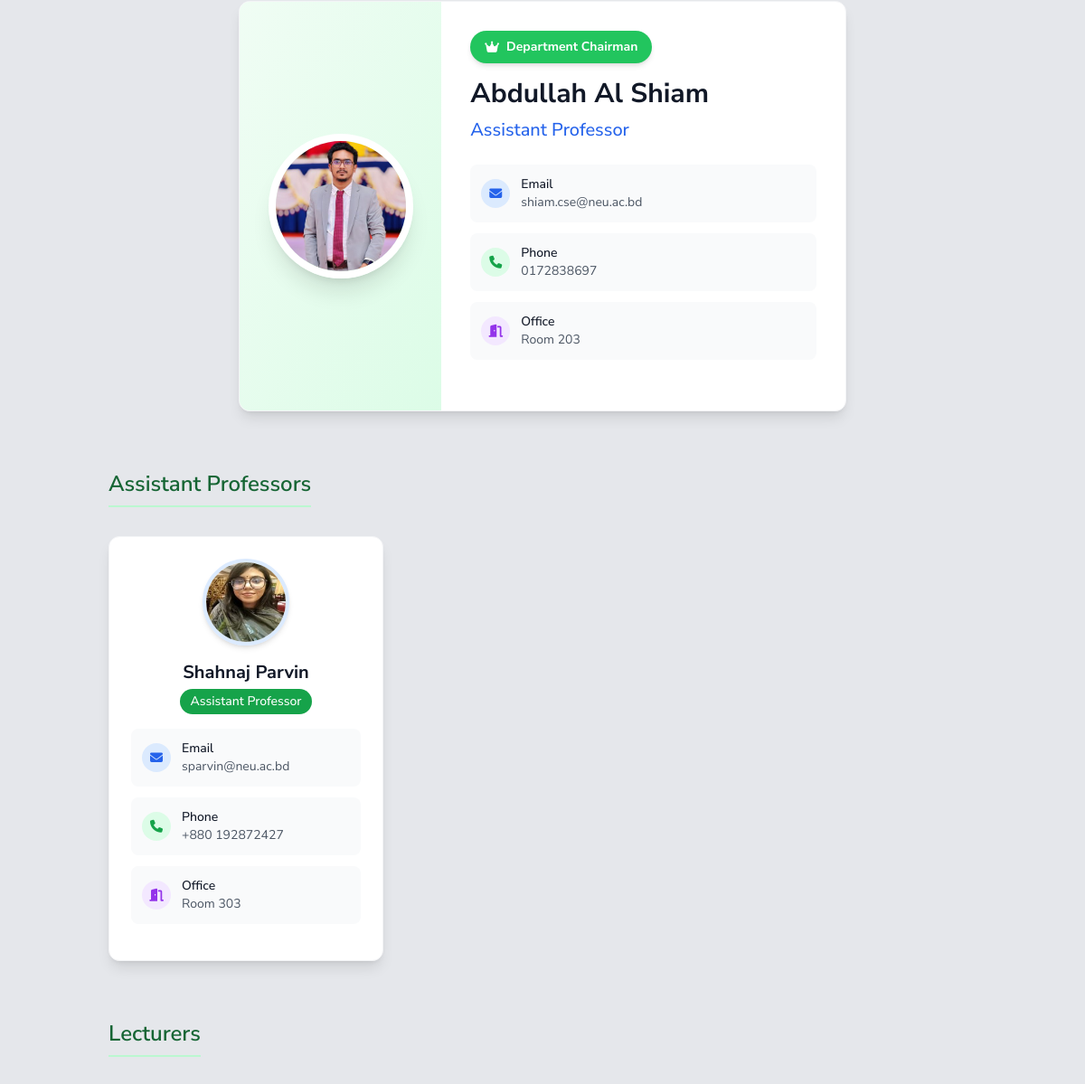
/faculty/active/ (middle part), run on an earlier commit of the app's database.
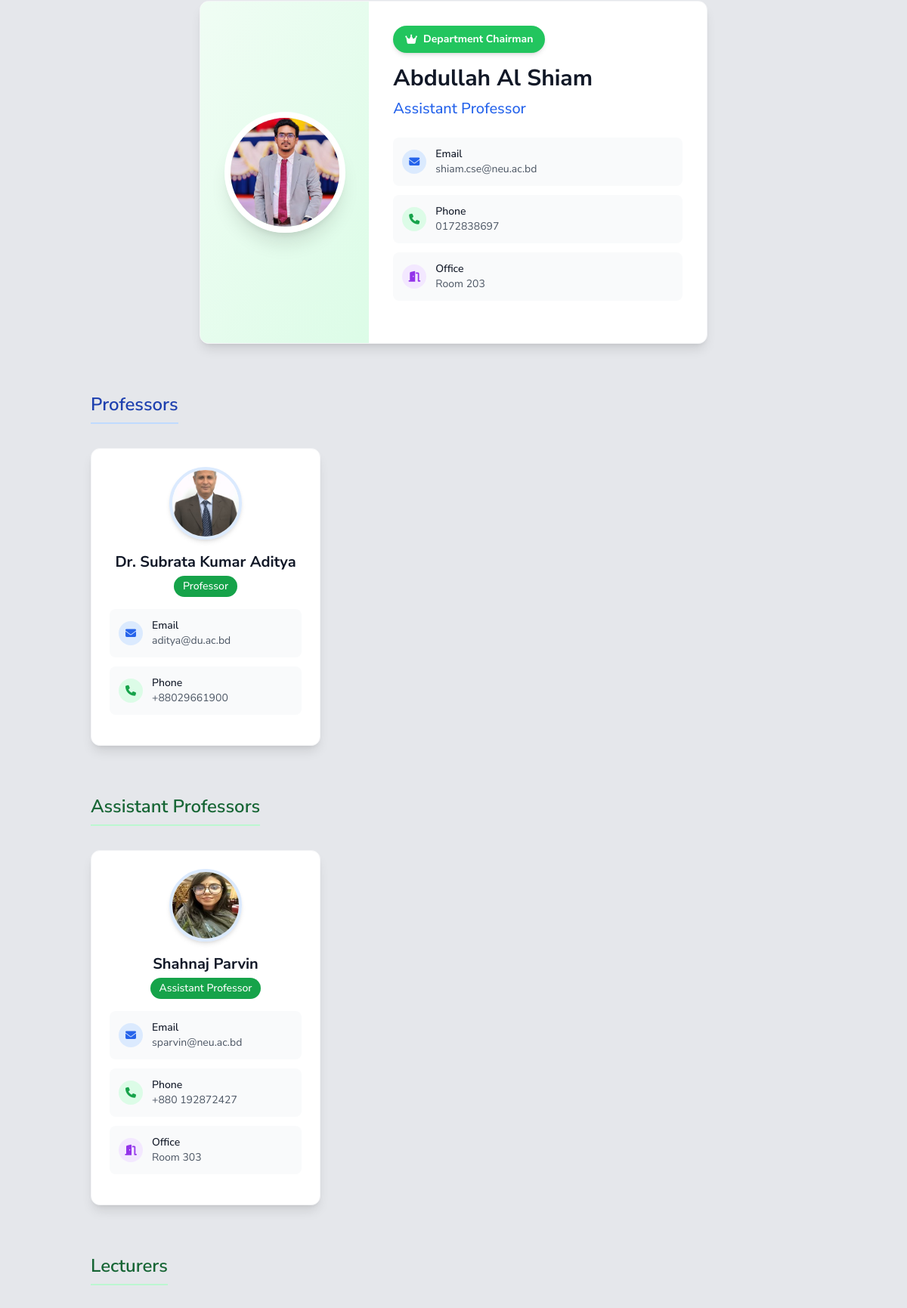
And on a later commit of the database.
### cse_app/models.py (models this page shows, shortened)
class FacultyMember(models.Model):
    DESIGNATION_CHOICES = (
        ('professor', 'Professor'),
        ('associate_professor', 'Associate Professor'),
        ('assistant_professor', 'Assistant Professor'),
        ('lecturer', 'Lecturer'),
        ('chairman', 'Chairman'),
    )
    STATUS_CHOICES = (
        ('active', 'Active'),
        ('on_leave', 'On Leave'),
        ('ex_chairman', 'Ex-Chairman'),
        ('past_faculty', 'Past Faculty'),
    )
    user = models.OneToOneField(User, on_delete=models.CASCADE, null=True, blank=True)
    name = models.CharField(max_length=100)
    designation = models.CharField(max_length=30, choices=DESIGNATION_CHOICES)
    status = models.CharField(max_length=20, choices=STATUS_CHOICES, default='active')
    email = models.EmailField()
    phone = models.CharField(max_length=15, blank=True)
    room_no = models.CharField(max_length=10, blank=True)
    image = models.ImageField(upload_to='faculty/', blank=True)
    bio = models.TextField(blank=True)
    education = RichTextField(blank=True)
    research_interest = models.TextField(blank=True)
    joined_date = models.DateField(blank=True, null=True)
    end_date = models.DateField(blank=True, null=True)
    is_chairman = models.BooleanField(default=False)

### cse_app/views.py (the view)
# urls.py: path('faculty/active/', views.active_faculty, name='active_faculty'),
def active_faculty(request):
    active_faculty_members = FacultyMember.objects.filter(status='active')
    return render(request, 'cse/faculty_and_staff/active_faculty.html', {
        'faculty_members': active_faculty_members
    })

### cse_app/context_processors.py (called while the page is built)
def scrolling_notice(request):
    notice = ScrollingNotice.objects.filter(is_active=True).first()
    return {'scrolling_notice': notice.text if notice else ''}

### templates/cse/faculty_and_staff/active_faculty.html (shortened to what the changed rows need)
{% extends 'base.html' %}
{% block content %}
<div class="container mx-auto px-4 py-8">
    {% for faculty in faculty_members %}
        {% if faculty.is_chairman %}
        <div class="mb-16">
            <div class="max-w-2xl mx-auto">
                <div class="bg-white rounded-xl shadow-lg border border-gray-100 overflow-hidden">
                    <div class="md:flex">
                        <div class="md:w-1/3 p-1 flex items-center justify-center bg-gradient-to-br from-green-50 to-green-100">
                            {% if faculty.image %}
                                <div class="relative">
                                    <img src="{{ faculty.image.url }}" alt="{{ faculty.name }}" class="w-32 h-32 sm:w-32 sm:h-32 md:w-40 md:h-40 rounded-full object-cover border-8 border-white shadow-xl">
                                </div>
                            {% endif %}
                        </div>
                        <div class="md:w-2/3 p-8">
                            <div class="mb-4">
                                <div class="inline-flex items-center bg-green-500 text-white px-4 py-2 rounded-full text-sm font-bold shadow-md">
                                    <i class="fas fa-crown mr-2"></i>
                                    Department Chairman
                                </div>
                            </div>
                            <h3 class="text-3xl font-bold text-gray-900 mb-2">{{ faculty.name }}</h3>
                            <p class="text-xl text-blue-600 mb-6 font-medium">{{ faculty.get_designation_display }}</p>
                            <div class="mb-6">
                                <div class="space-y-3">
                                    {% if faculty.email %}
                                        <div class="flex items-center bg-gray-50 rounded-lg p-3">
                                            <div class="flex-shrink-0 w-8 h-8 bg-blue-100 rounded-full flex items-center justify-center">
                                                <i class="fas fa-envelope text-blue-600 text-sm"></i>
                                            </div>
                                            <div class="ml-3 flex-1">
                                                <p class="text-sm font-medium text-gray-900">Email</p>
                                                <p class="text-sm text-gray-600">{{ faculty.email }}</p>
                                            </div>
                                        </div>
                                    {% endif %}
                                    {% if faculty.phone %}
                                        <div class="flex items-center bg-gray-50 rounded-lg p-3">
                                            <div class="flex-shrink-0 w-8 h-8 bg-green-100 rounded-full flex items-center justify-center">
                                                <i class="fas fa-phone text-green-600 text-sm"></i>
                                            </div>
                                            <div class="ml-3 flex-1">
                                                <p class="text-sm font-medium text-gray-900">Phone</p>
                                                <p class="text-sm text-gray-600">{{ faculty.phone }}</p>
                                            </div>
                                        </div>
                                    {% endif %}
                                    {% if faculty.room_no %}
                                        <div class="flex items-center bg-gray-50 rounded-lg p-3">
                                            <div class="flex-shrink-0 w-8 h-8 bg-purple-100 rounded-full flex items-center justify-center">
                                                <i class="fas fa-door-open text-purple-600 text-sm"></i>
                                            </div>
                                            <div class="ml-3 flex-1">
                                                <p class="text-sm font-medium text-gray-900">Office</p>
                                                <p class="text-sm text-gray-600">Room {{ faculty.room_no }}</p>
                                            </div>
                                        </div>
                                    {% endif %}
                                </div>
                            </div>
                        </div>
                    </div>
                </div>
            </div>
        </div>
        {% endif %}
    {% endfor %}
    {% regroup faculty_members by designation as grouped_faculty %}
    {% for group in grouped_faculty %}
        {% if group.grouper == 'professor' %}
            {% for faculty in group.list %}
                {% if not faculty.is_chairman %}
                    {% if forloop.first %}
                        <div class="mb-16">
                            <h2 class="text-2xl font-semibold text-center mb-8 text-blue-800 border-b-2 border-blue-200 pb-2 inline-block">
                                Professors
                            </h2>
                            <div class="grid grid-cols-1 md:grid-cols-2 lg:grid-cols-3 gap-6">
                    {% endif %}
                    {% include "cse/faculty_and_staff/faculty_card.html" with faculty=faculty %}
                    {% if forloop.last %}
                            </div>
                        </div>
                    {% endif %}
                {% endif %}
            {% endfor %}
        {% endif %}
    {% endfor %}
    {% for group in grouped_faculty %}
        {% if group.grouper == 'assistant_professor' %}
            {% for faculty in group.list %}
                {% if not faculty.is_chairman %}
                    {% if forloop.first %}
                        <div class="mb-16">
                            <h2 class="text-2xl font-semibold text-center mb-8 text-green-800 border-b-2 border-green-200 pb-2 inline-block">
                                Assistant Professors
                            </h2>
                            <div class="grid grid-cols-1 md:grid-cols-2 lg:grid-cols-3 gap-6">
                    {% endif %}
                    {% include "cse/faculty_and_staff/faculty_card.html" with faculty=faculty %}
                    {% if forloop.last %}
                            </div>
                        </div>
                    {% endif %}
                {% endif %}
            {% endfor %}
        {% endif %}
    {% endfor %}
    {% for group in grouped_faculty %}
        {% if group.grouper == 'lecturer' %}
            {% for faculty in group.list %}
                {% if not faculty.is_chairman %}
                    {% if forloop.first %}
                        <div class="mb-16">
                            <h2 class="text-2xl font-semibold text-center mb-8 text-green-800 border-b-2 border-green-200 pb-2 inline-block">
                                Lecturers
                            </h2>
                    {% endif %}
                    {% if forloop.last %}
                        </div>
                    {% endif %}
                {% endif %}
            {% endfor %}
        {% endif %}
    {% endfor %}
</div>
{% endblock %}

### templates/cse/faculty_and_staff/faculty_card.html (shortened to what this page needs)
<div class="bg-white rounded-xl shadow-lg hover:shadow-xl transition-all duration-300 transform hover:-translate-y-1 border border-gray-100">
    <div class="p-6">
        <div class="flex justify-center mb-4">
            {% if faculty.image %}
                <div class="relative">
                    <img src="{{ faculty.image.url }}" alt="{{ faculty.name }}" class="w-24 h-24 rounded-full object-cover border-4 border-blue-100 shadow-md">
                </div>
            {% endif %}
        </div>
        <div class="text-center mb-4">
            <h3 class="text-xl font-bold text-gray-900 mb-1">{{ faculty.name }}</h3>
            <div class="inline-block bg-green-600 text-white px-3 py-1 rounded-full text-sm font-medium">
                {{ faculty.get_designation_display }}
            </div>
        </div>
        <div class="space-y-3 mb-4">
            {% if faculty.email %}
                <div class="flex items-center text-gray-600 bg-gray-50 rounded-lg p-3">
                    <div class="flex-shrink-0 w-8 h-8 bg-blue-100 rounded-full flex items-center justify-center">
                        <i class="fas fa-envelope text-blue-600 text-sm"></i>
                    </div>
                    <div class="ml-3 flex-1">
                        <p class="text-sm font-medium text-gray-900">Email</p>
                        <p class="text-sm text-gray-600 truncate">{{ faculty.email }}</p>
                    </div>
                </div>
            {% endif %}
            {% if faculty.phone %}
                <div class="flex items-center text-gray-600 bg-gray-50 rounded-lg p-3">
                    <div class="flex-shrink-0 w-8 h-8 bg-green-100 rounded-full flex items-center justify-center">
                        <i class="fas fa-phone text-green-600 text-sm"></i>
                    </div>
                    <div class="ml-3 flex-1">
                        <p class="text-sm font-medium text-gray-900">Phone</p>
                        <p class="text-sm text-gray-600">{{ faculty.phone }}</p>
                    </div>
                </div>
            {% endif %}
            {% if faculty.room_no %}
                <div class="flex items-center text-gray-600 bg-gray-50 rounded-lg p-3">
                    <div class="flex-shrink-0 w-8 h-8 bg-purple-100 rounded-full flex items-center justify-center">
                        <i class="fas fa-door-open text-purple-600 text-sm"></i>
                    </div>
                    <div class="ml-3 flex-1">
                        <p class="text-sm font-medium text-gray-900">Office</p>
                        <p class="text-sm text-gray-600">Room {{ faculty.room_no }}</p>
                    </div>
                </div>
            {% endif %}
        </div>
    </div>
</div>

What changed in the data, as far as the page shows it:
added FacultyMember: image (picture), name "Dr. Subrata Kumar Aditya", designation "Professor", email "aditya@du.ac.bd", phone "+88029661900"
